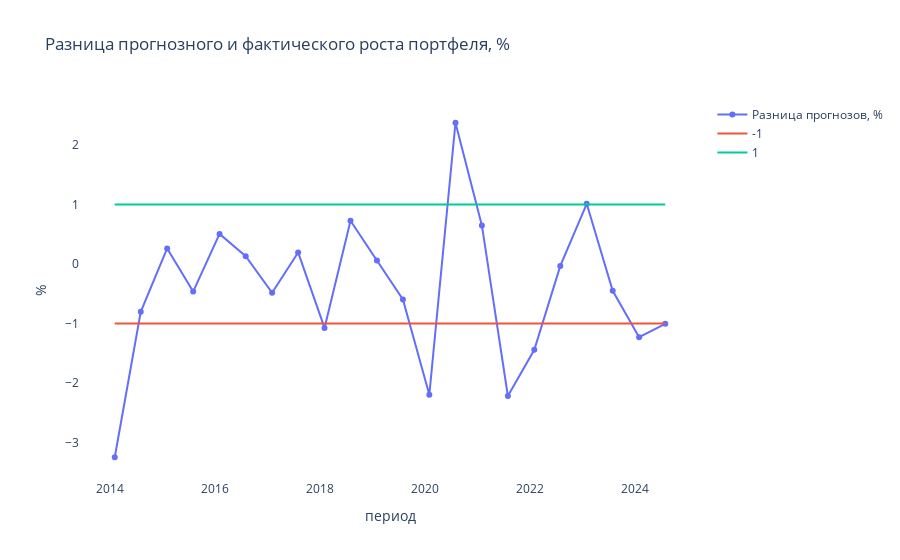

The notebook cell saved with this chart:
### Code cell
fig = go.Figure()
fig.add_trace(go.Scatter(y=data_portfel["future_income"]-data_portfel["fact_income"], x=data_portfel["period"], mode="lines+markers", name="Разница прогнозов, %"))
fig.add_trace(go.Scatter(y=[-1,-1,-1,-1,-1,-1,-1,-1,-1,-1,-1,-1,-1,-1,-1,-1,-1,-1,-1,-1,-1,-1], x=data_portfel["period"], mode="lines", name="-1"))
fig.add_trace(go.Scatter(y=[1,1,1,1,1,1,1,1,1,1,1,1,1,1,1,1,1,1,1,1,1,1], x=data_portfel["period"], mode="lines", name="1"))
fig.update_layout(
        title="Разница прогнозного и фактического роста портфеля, %",
        xaxis_title="период",
        yaxis_title="%",
        plot_bgcolor="white",
        xaxis=dict(showgrid=True),
        yaxis=dict(showgrid=True),
    )
fig.show()

### Figure 1 — Plotly figure (JSON) as saved in the notebook; plotly's stock layout.template omitted (floating-point values rounded to 4 significant figures)
{"data": [{"mode": "lines+markers", "name": "Разница прогнозов, %", "type": "scatter", "x": ["2014-01-31", "2014-07-31", "2015-01-31", "2015-07-31", "2016-01-31", "2016-07-31", "2017-01-31", "2017-07-31", "2018-01-31", "2018-07-31", "2019-01-31", "2019-07-31", "2020-01-31", "2020-07-31", "2021-01-31", "2021-07-31", "2022-01-31", "2022-07-31", "2023-01-31", "2023-07-31", "2024-01-31", "2024-07-31"], "y": [-3.25, -0.8031, 0.2623, -0.4631, 0.507, 0.1328, -0.4841, 0.1949, -1.074, 0.7274, 0.05881, -0.5965, -2.197, 2.377, 0.6497, -2.219, -1.444, -0.03207, 1.013, -0.4509, -1.232, -1.005]}, {"mode": "lines", "name": "-1", "type": "scatter", "x": ["2014-01-31", "2014-07-31", "2015-01-31", "2015-07-31", "2016-01-31", "2016-07-31", "2017-01-31", "2017-07-31", "2018-01-31", "2018-07-31", "2019-01-31", "2019-07-31", "2020-01-31", "2020-07-31", "2021-01-31", "2021-07-31", "2022-01-31", "2022-07-31", "2023-01-31", "2023-07-31", "2024-01-31", "2024-07-31"], "y": [-1, -1, -1, -1, -1, -1, -1, -1, -1, -1, -1, -1, -1, -1, -1, -1, -1, -1, -1, -1, -1, -1]}, {"mode": "lines", "name": "1", "type": "scatter", "x": ["2014-01-31", "2014-07-31", "2015-01-31", "2015-07-31", "2016-01-31", "2016-07-31", "2017-01-31", "2017-07-31", "2018-01-31", "2018-07-31", "2019-01-31", "2019-07-31", "2020-01-31", "2020-07-31", "2021-01-31", "2021-07-31", "2022-01-31", "2022-07-31", "2023-01-31", "2023-07-31", "2024-01-31", "2024-07-31"], "y": [1, 1, 1, 1, 1, 1, 1, 1, 1, 1, 1, 1, 1, 1, 1, 1, 1, 1, 1, 1, 1, 1]}], "layout": {"plot_bgcolor": "white", "title": {"text": "Разница прогнозного и фактического роста портфеля, %"}, "xaxis": {"showgrid": true, "title": {"text": "период"}}, "yaxis": {"showgrid": true, "title": {"text": "%"}}}}
